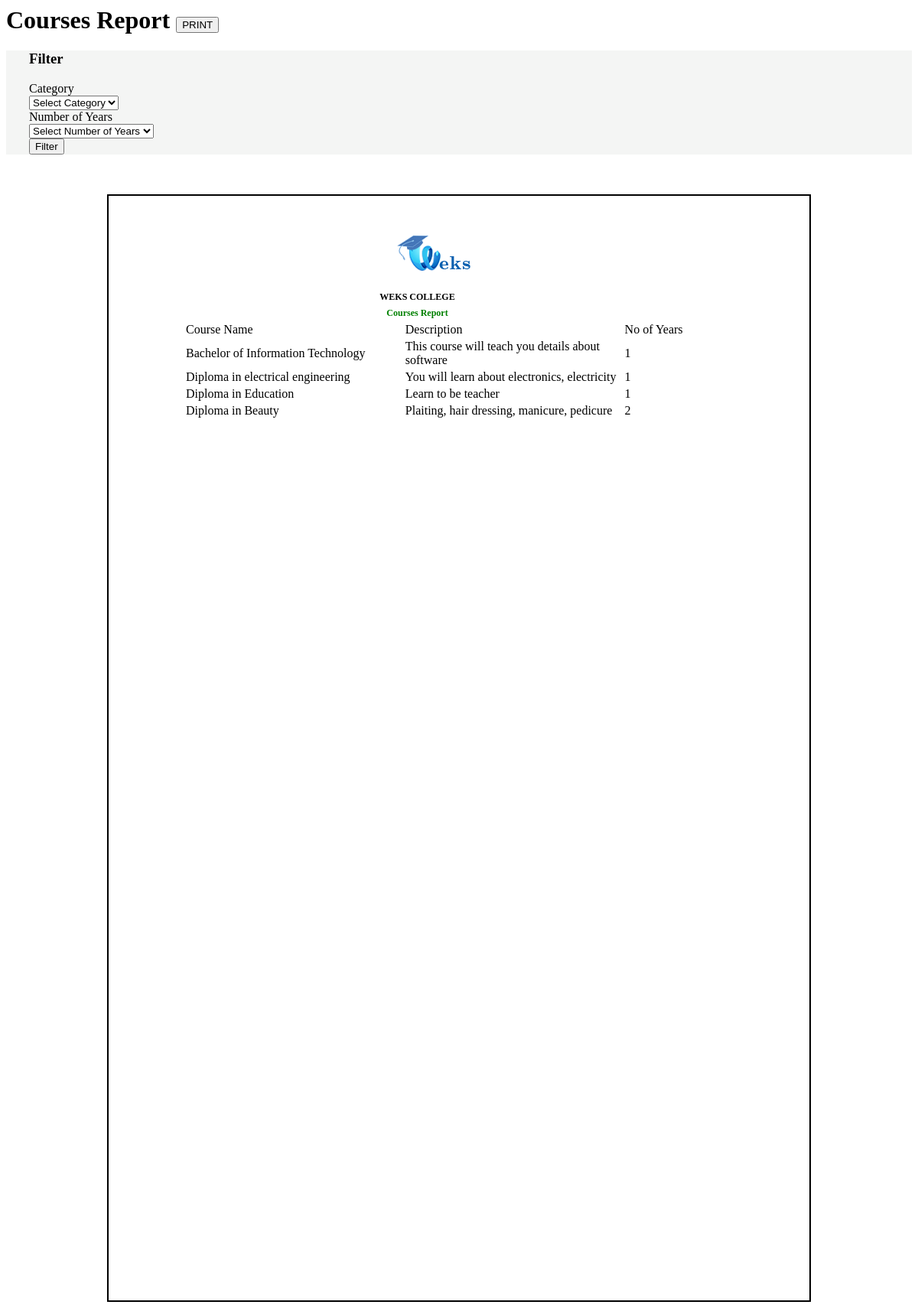
The page /courses_report.php on the database as committed earlier.
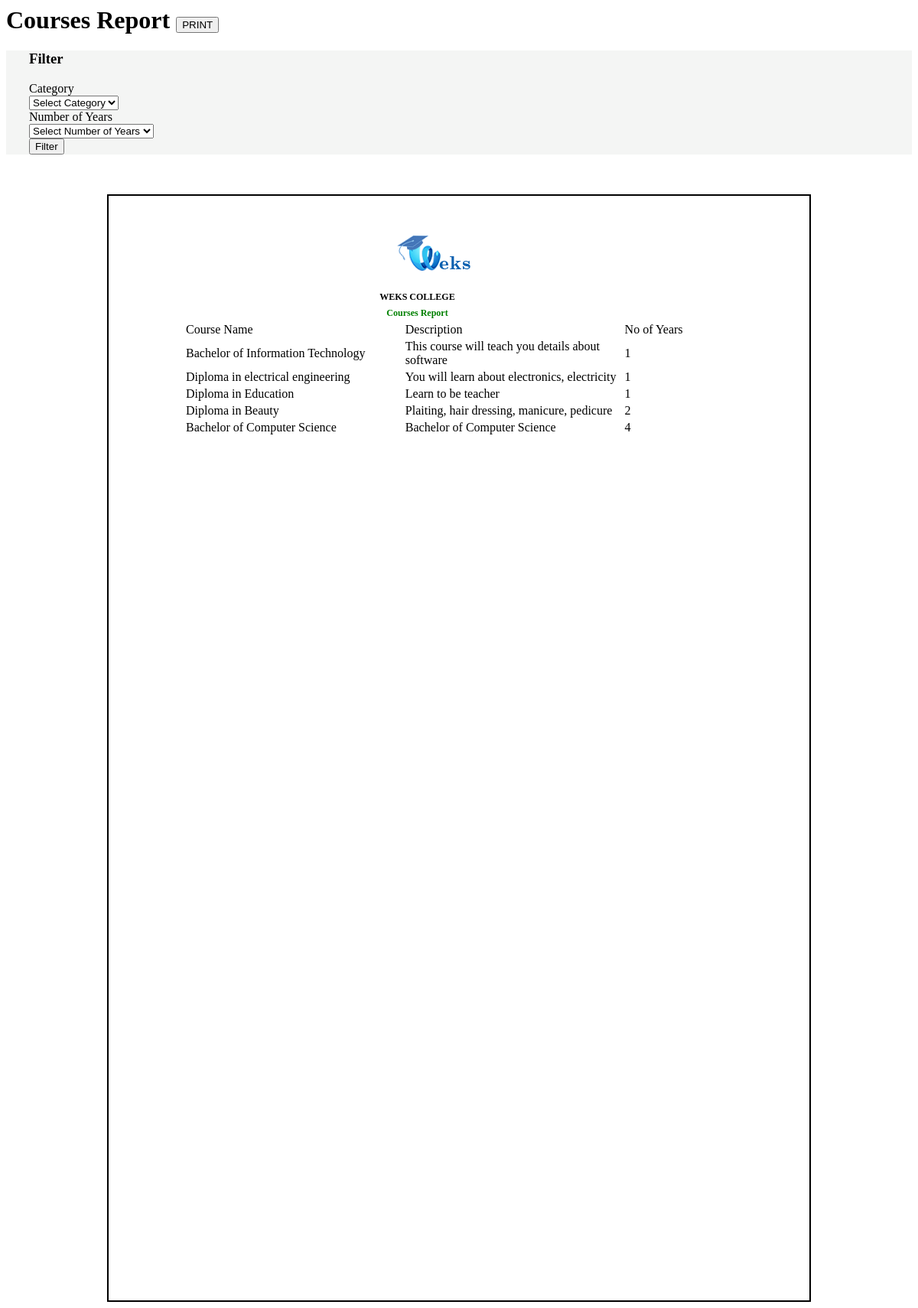
The same page on the database as committed later.
### tables this page shows
CREATE TABLE `program` (
  `PROGRAM_ID` int(20) NOT NULL,
  `PROGRAM` varchar(255) NOT NULL,
  `DESCRIPTION` varchar(50) NOT NULL,
  `no_of_years` int(10) NOT NULL DEFAULT 1
);

### courses_report.php (the view, shortened to what this page needs)
<?php session_start();
$sub_query=" WHERE PROGRAM.PROGRAM != '' ";
?>
          <h1 class="page-header">Courses Report      <button type="text" class="btn btn-info" onclick="printContent('stud')" >
    <i class="glyphicon glyphicon-print"></i>PRINT</button>
</h1>
<div class="col-md-6" id="">
  <div style="background-color:rgba(208, 212, 209, 0.23);padding-left:30px">
    <div class="row main">
      <div class="main-login main-center">
        <h3 id="head">Filter</h3>
        <form class="" method="post">
          <div class="form-group">
            <label for="category" class="cols-sm-2 control-label">Category</label>
            <div class="cols-sm-4">
              <div class="input-group">
                <select name="category" class="form-control">
                  <option value="">Select Category</option>
                </select>
              </div>
            </div>
          </div>
          <div class="form-group">
            <label for="no_of_years" class="cols-sm-2 control-label">Number of Years</label>
            <div class="cols-sm-4">
              <div class="input-group">
                <select name="no_of_years" class="form-control">
                  <option value="">Select Number of Years</option>
                </select>
              </div>
            </div>
          </div>
          <div class="form-group ">
            <button type="submit" name="verify" class="btn btn-info" id="btn_add">Filter</button>
          </div>
        </form>
      </div>
    </div>
  </div>
</div>
          <div class="container">
          <div class="row">
		<br> <br>
       <div class="col-md-8" id="stud" style="padding:50px">
        <img style="margin-left: 40%;" src="asset/images/logo.png"><br><br>
       <div style="margin-left:.5in;margin-right:.5in;margin-top:.1in;margin-bottom:.1in;line-height:1mm;">
       <table>
	<tr>
		<td style="width:20%;">
		</td>
		<td style="width:400px;font-size:12px;line-height:1mm;text-align:center" >
		<p><b>WEKS COLLEGE</b></p>
		<p style="padding:5px; font-weight: bold; color:green" >Courses Report</p>
		</td>
	</tr>
</table>
  <table id="students" class="table table-bordered" >
    <thead>
      <tr id="heads">
        <td style="width:20%">Course Name</th>
        <td style="width:20%">Description</th>
        <td style="width:10%">No of Years</th>
      </tr>
    </thead>
    <tbody>
    <?php
    include 'db.php';
    $sql=  mysqli_query($conn, "SELECT * FROM program $sub_query");
    while($row = mysqli_fetch_assoc($sql)) {
    ?>
      <tr>
        <td><?php echo $row['PROGRAM'] ?></td>
        <td><?php echo $row['DESCRIPTION'] ?></td>
        <td><?php echo $row['no_of_years'] ?></td>
      <?php
    } mysqli_close($conn);
      ?>
    </tbody>
  </table>
</div>
</div>
</div>
 </div>

Rows that differ between the two databases and show on the page:
added program: PROGRAM "Bachelor of Computer Science", DESCRIPTION "Bachelor of Computer Science", no_of_years "4"
